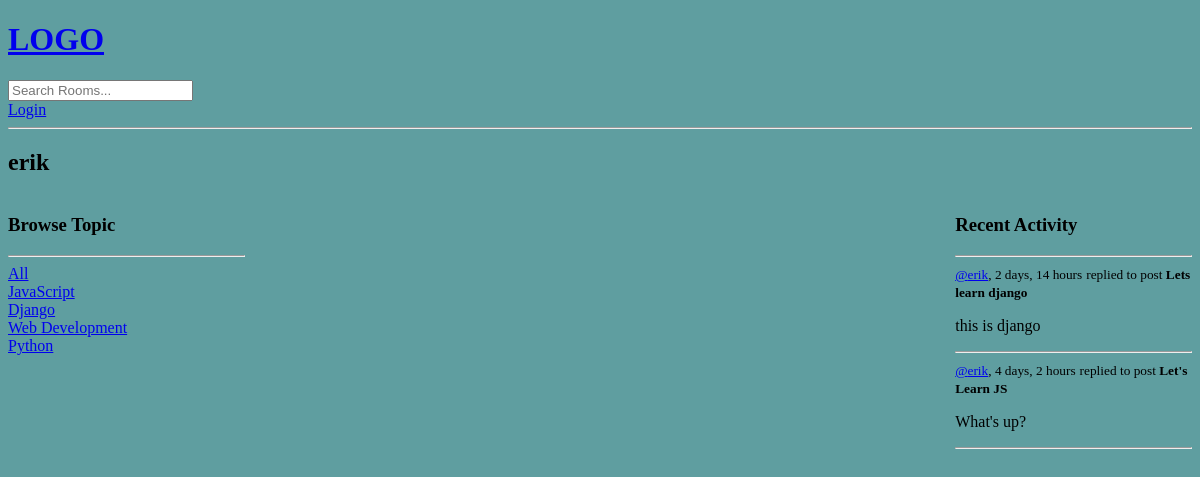
Before: /profile/3/ with the older database file.
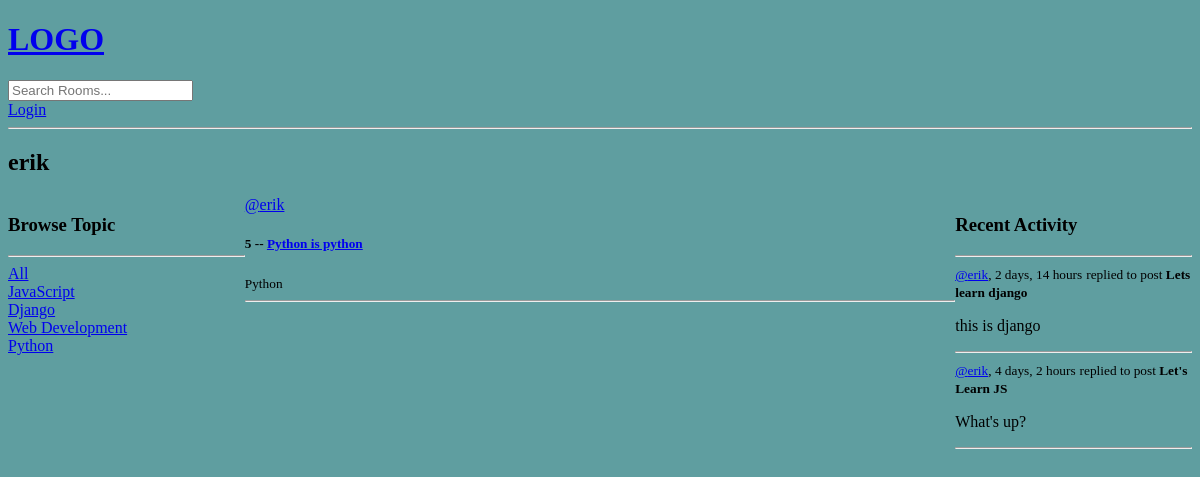
After: the same page with the newer database file.
### base/models.py (models this page shows, shortened)
class Topic(models.Model):
    name = models.CharField(max_length=200)

class Message(models.Model):
    user = models.ForeignKey(User, on_delete=models.CASCADE) # when a user deleted all of its activities should be deleted.
    room = models.ForeignKey(Room, on_delete=models.CASCADE) # if a room deletes all the messages should be deleted.
    body = models.TextField()
    updated = models.DateTimeField(auto_now=True)
    created = models.DateTimeField(auto_now_add=True)
    class Meta:
        ordering = ['-updated', '-created'] # newest first
    def __str__(self):
        return self.body[0:50]

class Room(models.Model):
    host = models.ForeignKey(User, on_delete=models.SET_NULL, null=True)
    topic = models.ForeignKey(Topic, on_delete=models.SET_NULL, null=True)
    name = models.CharField(max_length=200)
    description = models.TextField(null=True, blank=True)
    participants = models.ManyToManyField(User, related_name='participants', blank=True) #blank specifies that this field can be empty while submitting the form.
    updated = models.DateTimeField(auto_now=True)
    created = models.DateTimeField(auto_now_add=True)
    class Meta:
        ordering = ['-updated', '-created'] # newest first
    def __str__(self):
        return self.name

### base/views.py (the view)
# urls.py: path('profile/<str:pk>/', views.userProfile, name='profile'),
def userProfile(request, pk):
    user = User.objects.get(id=pk)
    rooms = user.room_set.all()
    room_messages = user.message_set.all()
    topics = Topic.objects.all()
    context = {'user': user, 'rooms': rooms, 'room_messages': room_messages, 'topics': topics}
    return render(request, 'base/profile.html', context )

### base/templates/base/profile.html (shortened to what this page needs)
{% extends 'main.html' %}
{% block content %}
    <h2>{{user.username}}</h2>
    <div class="profile-container">
        <div>
            {% include 'base/topics_component.html' %}
        </div>
        <div>
            {% include 'base/feed_component.html' %}
        </div>
        <div>
            {% include 'base/activity_component.html' %}
        </div>
    </div>
{% endblock content%}

### base/templates/base/topics_component.html
<h3>Browse Topic</h3>
<hr>
<div>
    <a href="{% url 'home' %}">All</a>
</div>
{% for topic in topics %}
    <div>
        <a href="{% url 'home' %}?q={{topic.name}}">{{topic.name}}</a>
    </div>
{% endfor %}

### base/templates/base/feed_component.html (shortened to what this page needs)
<div>
    {% for room in rooms %}
    <div>
        <a href="{% url 'profile' room.host.id %}">@{{room.host.username}}</a>
        <h5>{{room.id}} -- <a href="{% url 'room' room.id %}">{{room.name}}</a></h5>
        <small>{{room.topic.name}}</small>
        <hr>
    </div>
    {% endfor %}
</div>

### base/templates/base/activity_component.html (shortened to what this page needs)
<h3>Recent Activity</h3>
<hr>
{% for message in room_messages %}
    <div>
        <small><a href="{% url 'profile' message.user.id %}">@{{message.user}}</a>,  {{message.created|timesince}}</small>
        <small>replied to post <b>{{message.room}}</b></small>
        <p>{{message}}</p>
        <hr>
    </div>
{% endfor %}

Changed rows visible on the page:
added Room: host.username "erik", id "5", name "Python is python", topic.name "Python"
